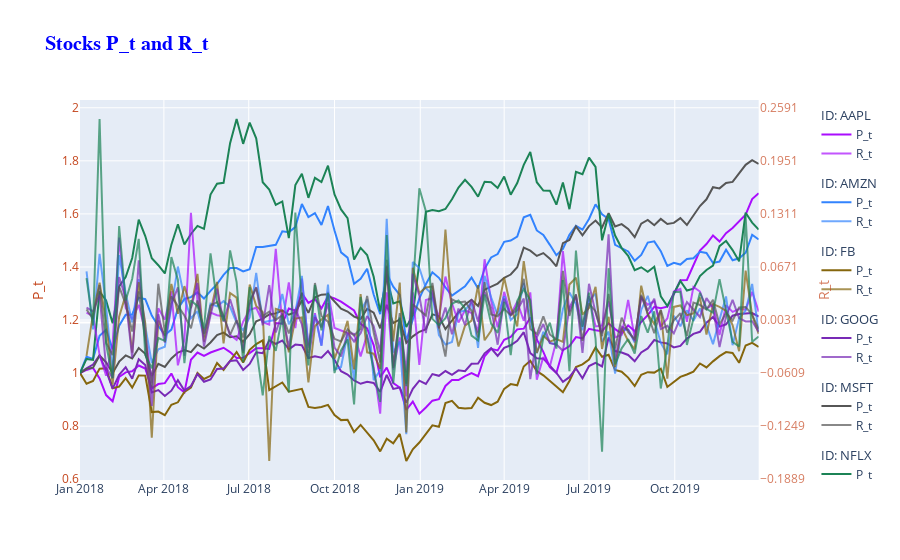

Notebook source saved alongside this figure:
### Code cell
color_palette = px.colors.qualitative.Alphabet

fig = make_subplots(specs=[[{"secondary_y": True}]])

# Iterately add a trace
for i, (ID, sub_df) in enumerate(df_long.groupby(by=col_id)):
    # note some of color code are hex, some are rgb
    color = str(hex_to_rgb(color_palette[i]))
    color_P = f"rgba{color[:-1]}, 1)"      # opacity/alpha = 1
    color_R = f"rgba{color[:-1]}, 0.7)"    # opacity/alpha = 0.7

    fig.add_trace(go.Scatter(
        x=sub_df[col_time],
        y=sub_df[col_x],
        mode='lines',
        name='P_t',
        legendgroup=ID,                    # Specify the legend group
        legendgrouptitle_text=f"ID: {ID}", # Specify the legend group title
        line=dict(color=color_P, width=2),
        yaxis='y'  # Specify the primary y-axis
    ))

    fig.add_trace(go.Scatter(
        x=sub_df[col_time],
        y=sub_df['R_t'],
        mode='lines',
        name=f'R_t',
        legendgroup=ID,                    # Specify the legend group
        line=dict(color=color_R, width=2),
        yaxis='y2'  # Specify the secondary y-axis
    ))

color = str(hex_to_rgb(color_palette[i+5]))
color_P = f"rgba{color[:-1]}, 1)"      
color_R = f"rgba{color[:-1]}, 0.7)"    

fig.update_layout(
    title=dict(
        text="<b>Stocks P_t and R_t<b>", # <b> to set bold
        font=dict(
            size=20,
            family="Times New Roman",
            color="blue",
        ),
    ),
    yaxis=dict(
        title="P_t",
        titlefont=dict(
            color=color_P
        ),
        tickfont=dict(
            color=color_P
        ),
        anchor="x",
    ),
    yaxis2=dict(
        title="R_t",
        titlefont=dict(
            color=color_R
        ),
        tickfont=dict(
            color=color_R
        ),
        tickmode="sync", # sync the axis
        anchor="x",
        overlaying="y",  # overlap with y
        side="right",
    ),
)

fig.show()
